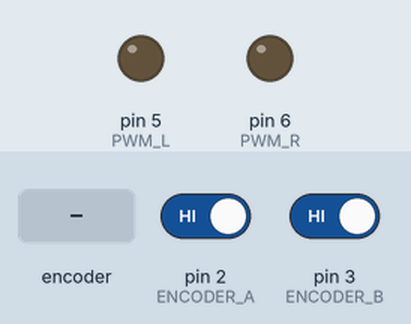
A sketch run on a simulated Arduino Uno, built with avr-gcc and run on an emulated ATmega328P. Parts: output pins drawn as LEDs (lit = HIGH). The test bench sets the inputs (shaded band); at power-on: pin 2 (ENCODER_A) HIGH, pin 3 (ENCODER_B) HIGH. What the sketch prints to the serial monitor is not drawn.

Above: at 0.04 s.
At 1.2 s:
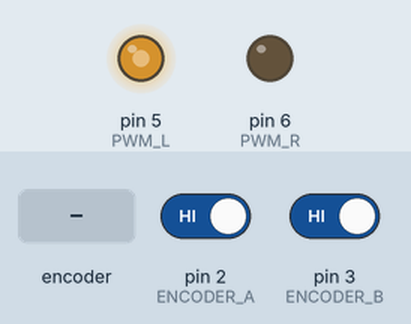
1.3 s: rotary encoder on pin 2 (ENCODER_A) / pin 3 (ENCODER_B) turned 1 step (first pin leading)
Timing chart, 0 to 4.3 s (numbered marks = the images above; inputs shaded):
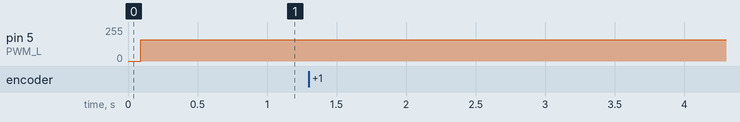

The sketch:

Speed.ino
```cpp
/*working variables*/
#define ENCODER_A 2
#define ENCODER_B 3
#define SD_CONTROL_R 8
#define SD_CONTROL_L 7
#define PWM_R 6
#define PWM_L 5

volatile long demxung;
double preTime, erroSum, preErro, erro;
double currSpeed, preSpeed, iTerm, setPoint;
double kp = 0.003, ki = 0.000009, kd = 0.8;
double outMin = -130, outMax = 160, outPut;

void encoder()
{
  if (digitalRead(ENCODER_B) == HIGH) {
    demxung++;
  }
  else {
    demxung--;
  }
}
void pwmPulse(double pwm) {
  if (pwm > 0 ) {
    analogWrite(PWM_L, pwm);
    analogWrite(PWM_R, 0);
  }
  else {
    analogWrite(PWM_L, 0);
    analogWrite(PWM_R, abs(pwm));
  }
}
void PID_Calculate() {
  if ((millis() > preTime + 5)) {               // sampletime 5ms
    currSpeed = demxung * 27;                    // (v/p)
    erro = setPoint - currSpeed;

    // ki
    erroSum += (erro*ki)*0.005;
    // kd
    double dTerm = (currSpeed - preSpeed)*0.005;

    double tempOutut = erro*kp + erroSum + kd*dTerm;
    if(tempOutut > outMax) tempOutut = outMax;
    else if(tempOutut < outMin) tempOutut = outMin;

    outPut += tempOutut;
    if(outPut > outMax) outPut = outMax;
    else if(outPut < outMin) outPut = outMin;
    preSpeed = currSpeed;
    preTime = millis();
    demxung = 0;
  }
}

void setup() {
  TCCR0B = TCCR0B & 0b11111000 | 1; // set frequency ~31kHz
  attachInterrupt(digitalPinToInterrupt(2), encoder, RISING);
  Serial.begin(115200);
  pinMode(ENCODER_A, INPUT_PULLUP);
  pinMode(ENCODER_B, INPUT_PULLUP);
  pinMode(A0, INPUT_PULLUP);
  pinMode(PWM_R, OUTPUT);
  pinMode(PWM_L, OUTPUT);
  digitalWrite(SD_CONTROL_R, HIGH);
  digitalWrite(SD_CONTROL_L, HIGH);
}

void loop() {
  //setPoint = analogRead(A0)*3;
  setPoint = 600;
  //currSpeed = analogRead(A0);
  PID_Calculate();
  pwmPulse(outPut);


  //Serial.print("$");
  Serial.print(outPut);
  Serial.print(" ");
  Serial.println(currSpeed);
  //Serial.println(";");
}
```
